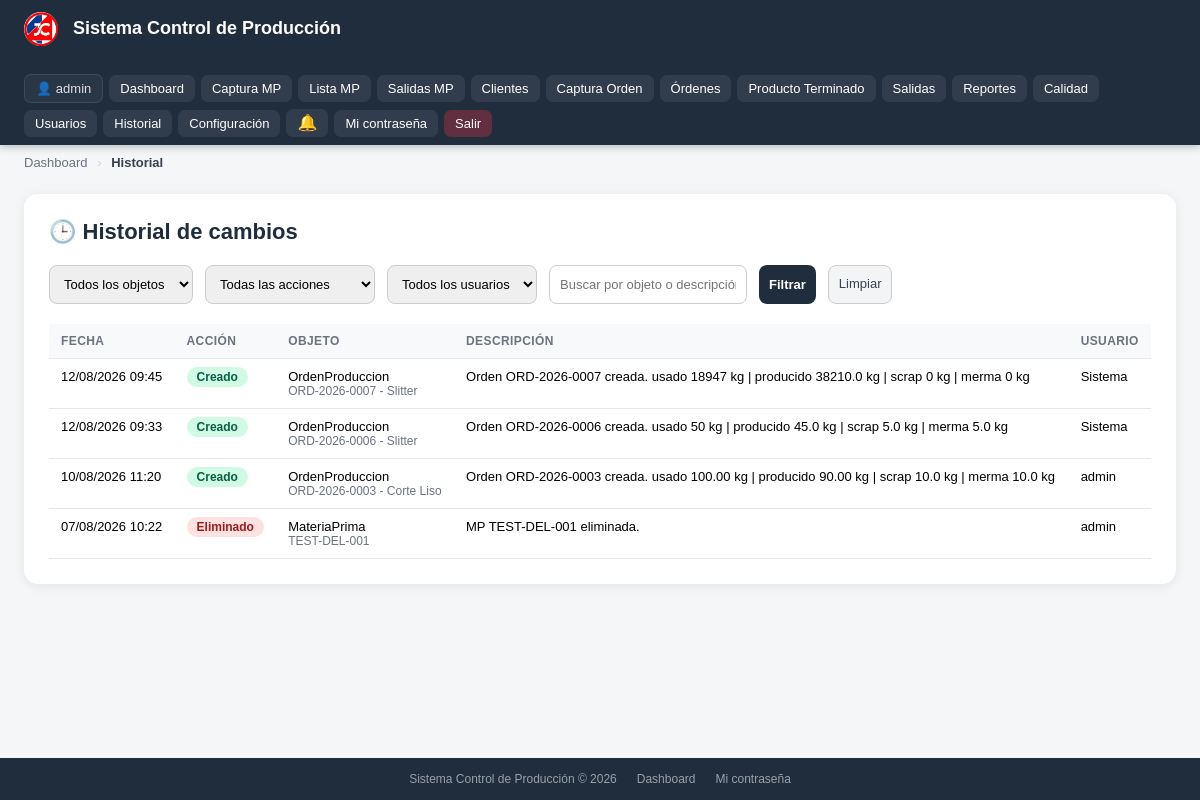
The app's page /historial/ (signed in), older data.
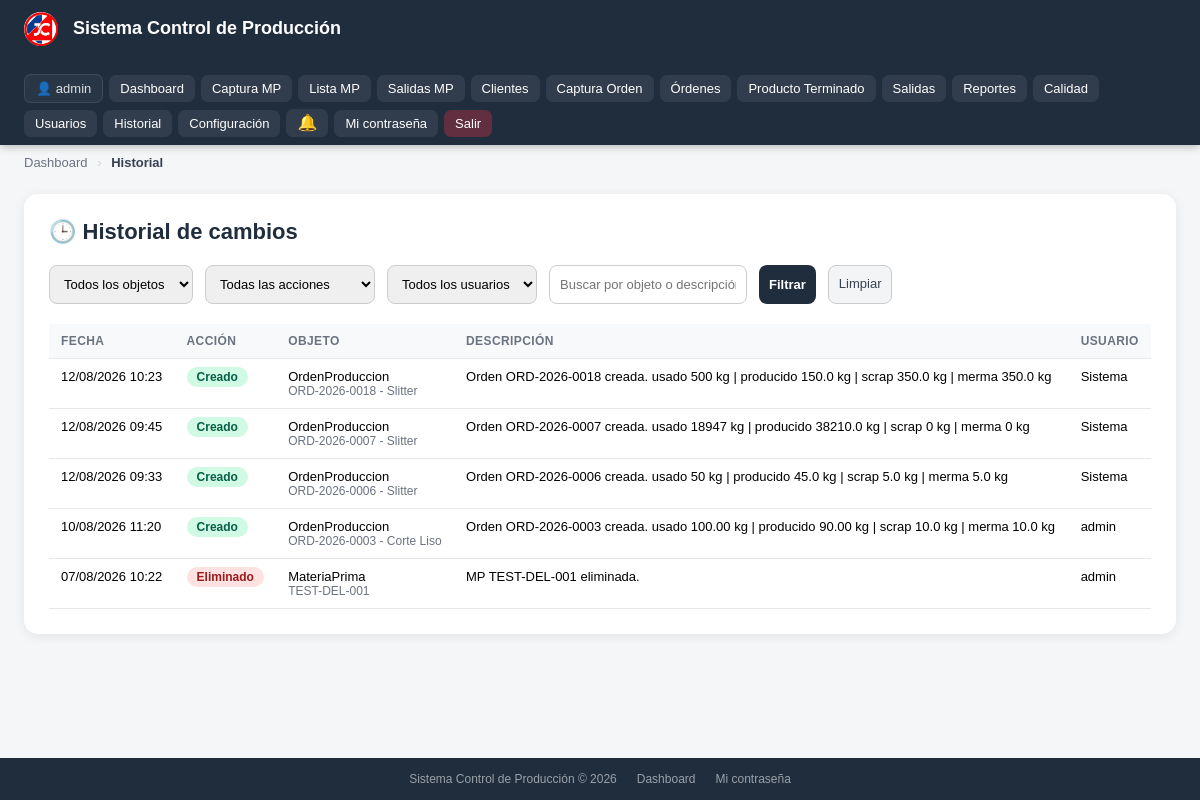
The same page, newer data.
### dashboard/models.py (models this page shows, shortened)
class HistorialCambio(models.Model):
    ACCION_CHOICES = [
        ('CREAR', 'Creado'),
        ('EDITAR', 'Editado'),
        ('ESTADO', 'Cambio de estado'),
        ('MOVIMIENTO', 'Movimiento registrado'),
        ('ELIMINAR', 'Eliminado'),
    ]
    tipo_objeto = models.CharField(max_length=50)
    objeto_id   = models.PositiveIntegerField()
    objeto_str  = models.CharField(max_length=200, blank=True)
    accion      = models.CharField(max_length=20, choices=ACCION_CHOICES)
    descripcion = models.TextField(blank=True)
    usuario     = models.ForeignKey(
        settings.AUTH_USER_MODEL,
        on_delete=models.SET_NULL,
        null=True, blank=True,
    )
    fecha = models.DateTimeField(auto_now_add=True)
    class Meta:
        ordering = ['-fecha']
        verbose_name = 'Historial de cambio'

### dashboard/views.py (the view)
# urls.py: path('historial/', historial_general, name='historial_general'),
@login_required
def historial_general(request):
    if not request.user.is_superuser:
        messages.error(request, 'No tienes permiso para ver el historial.')
        return redirect('inicio')
    tipo_objeto = request.GET.get('tipo_objeto', '')
    accion      = request.GET.get('accion', '')
    usuario_id  = request.GET.get('usuario', '')
    q           = request.GET.get('q', '')
    qs = HistorialCambio.objects.select_related('usuario').order_by('-fecha')
    if tipo_objeto:
        qs = qs.filter(tipo_objeto=tipo_objeto)
    if accion:
        qs = qs.filter(accion=accion)
    if usuario_id:
        qs = qs.filter(usuario_id=usuario_id)
    if q:
        qs = qs.filter(objeto_str__icontains=q) | qs.filter(descripcion__icontains=q)
    paginator = Paginator(qs, 50)
    page_obj  = paginator.get_page(request.GET.get('page', 1))
    return render(request, 'dashboard/historial.html', {
        'page_obj': page_obj,
        'tipos_objeto': HistorialCambio.objects.order_by().values_list('tipo_objeto', flat=True).distinct(),
        'acciones': HistorialCambio.ACCION_CHOICES,
        'usuarios': User.objects.filter(historialcambio__isnull=False).distinct().order_by('username'),
        'tipo_objeto': tipo_objeto,
        'accion': accion,
        'usuario_id': usuario_id,
        'q': q,
    })

### dashboard/models.py (called while the page is built)
    @classmethod
    def get(cls):
        obj, _ = cls.objects.get_or_create(pk=1, defaults={
            'nombre_empresa': 'Sistema Control de Producción'
        })
        return obj

### dashboard/templates/dashboard/historial.html (shortened to what this page needs)
{% extends 'base.html' %}
{% block breadcrumbs %}
<div class="breadcrumbs">
    <a href="{% url 'inicio' %}">Dashboard</a>
    <span class="sep">›</span>
    <span class="current">Historial</span>
</div>
{% endblock %}
{% block content %}
<div class="contenedor">
    <h1>🕒 Historial de cambios</h1>
    <form method="get" class="filtros">
        <select name="tipo_objeto">
            <option value="">Todos los objetos</option>
        </select>
        <select name="accion">
            <option value="">Todas las acciones</option>
        </select>
        <select name="usuario">
            <option value="">Todos los usuarios</option>
        </select>
        <input type="text" name="q" placeholder="Buscar por objeto o descripción..." value="{{ q }}">
        <button type="submit">Filtrar</button>
        <a href="{% url 'historial_general' %}" class="limpiar">Limpiar</a>
    </form>
    <table>
        <thead>
            <tr>
                <th>Fecha</th>
                <th>Acción</th>
                <th>Objeto</th>
                <th>Descripción</th>
                <th>Usuario</th>
            </tr>
        </thead>
        <tbody>
            {% for h in page_obj %}
            <tr>
                <td>{{ h.fecha|date:"d/m/Y H:i" }}</td>
                <td><span class="badge-accion accion-{{ h.accion }}">{{ h.get_accion_display }}</span></td>
                <td>
                    {{ h.tipo_objeto }}
                    {% if h.objeto_str %}<div class="objeto-str">{{ h.objeto_str }}</div>{% endif %}
                </td>
                <td>{{ h.descripcion|default:"-" }}</td>
                <td>{{ h.usuario.username|default:"Sistema" }}</td>
            </tr>
            {% empty %}
            <tr><td colspan="5" style="text-align:center;color:#9ca3af;padding:30px;">Sin movimientos registrados.</td></tr>
            {% endfor %}
        </tbody>
    </table>
</div>
{% endblock %}

Row changes from the older to the newer data that the page shows:
added HistorialCambio: fecha "12/08/2026 10:23", accion "Creado", tipo_objeto "OrdenProduccion", objeto_str "ORD-2026-0018 - Slitter", descripcion "Orden ORD-2026-0018 creada. usado 500 kg | producido 150.0 kg | scrap 350.0 kg | merma 350.0 kg", usuario.username "Sistema"
